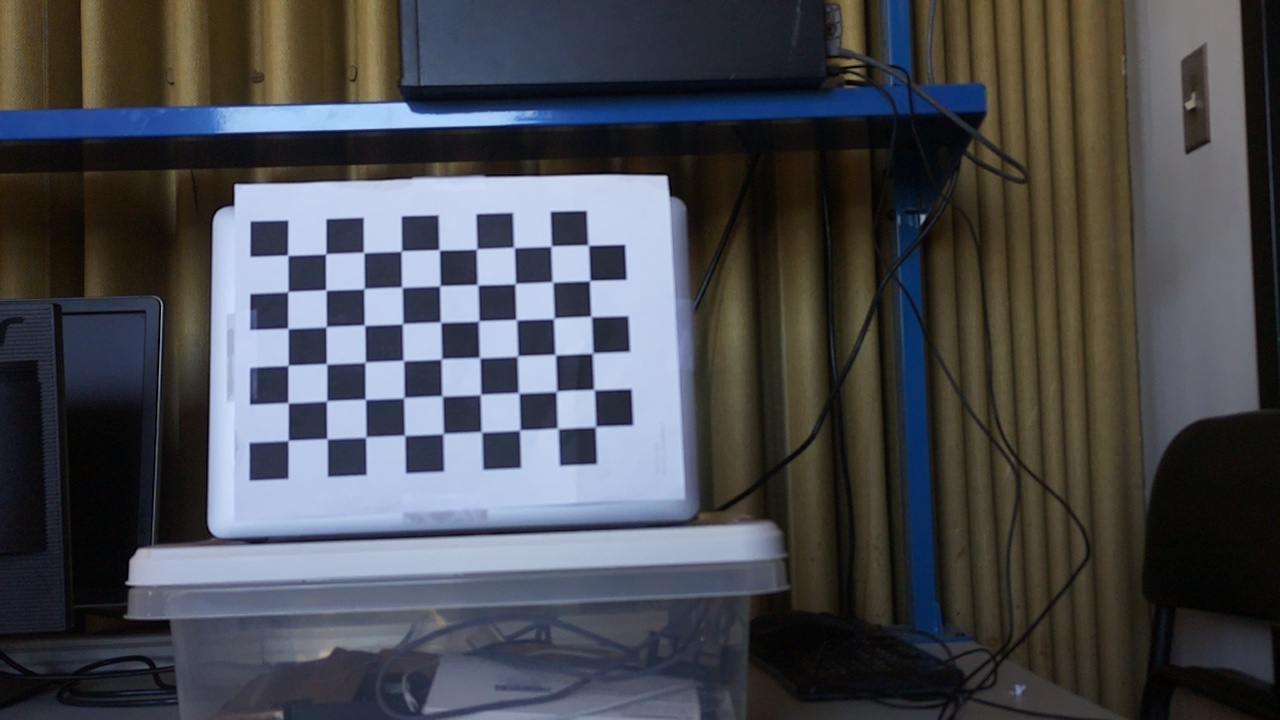
#> input picture 0.jpg, 1280 x 720 px, given in place of the camera
$ python Triangulation.py   (older library calls are emulated)
#> lines starting #> are read from the running program, lines starting #| are printed output that depends on the picture; after the words box and inside, x2 and y2 are one past the last pixel; in counts of white or black regions, pixels touching at a corner belong together
import cv2
import numpy as np

# Set the size of the pattern
width = 640
height = 480

# Create the pattern by alternating between black and white stripes
num_stripes = 16
stripe_width = int(width / num_stripes)
pattern = np.zeros((height, width), dtype=np.uint8)
for i in range(num_stripes):
    if i % 2 == 0:
        pattern[:, i * stripe_width:(i + 1) * stripe_width] = 255

# Display the pattern
cv2.imshow("Pattern", pattern)
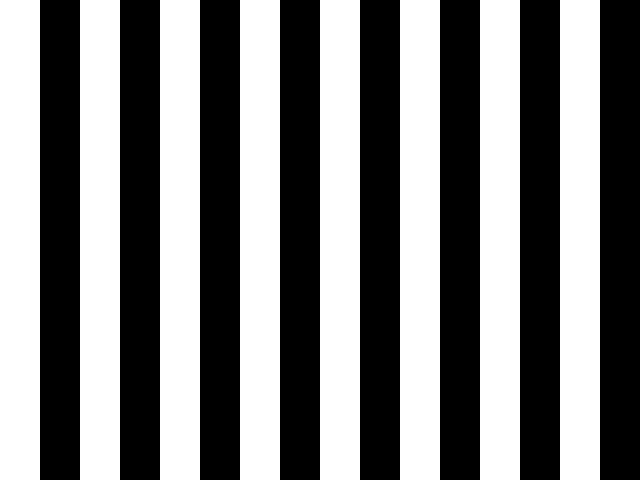
#> window 'Pattern': shape (480, 640); 50% white; 8 white regions, largest, box (x1, y1, x2, y2) and area: (0, 0, 40, 480) 19200, (80, 0, 120, 480) 19200, (160, 0, 200, 480) 19200
cv2.waitKey(0)

# Capture an image of the pattern
capture = cv2.VideoCapture(0)
ret, image = capture.read()
#> image is the input picture: shape (720, 1280, 3); mean B, G, R 79.5, 74, 72.1
capture.release()

# Convert the image to grayscale
gray = cv2.cvtColor(image, cv2.COLOR_BGR2GRAY)
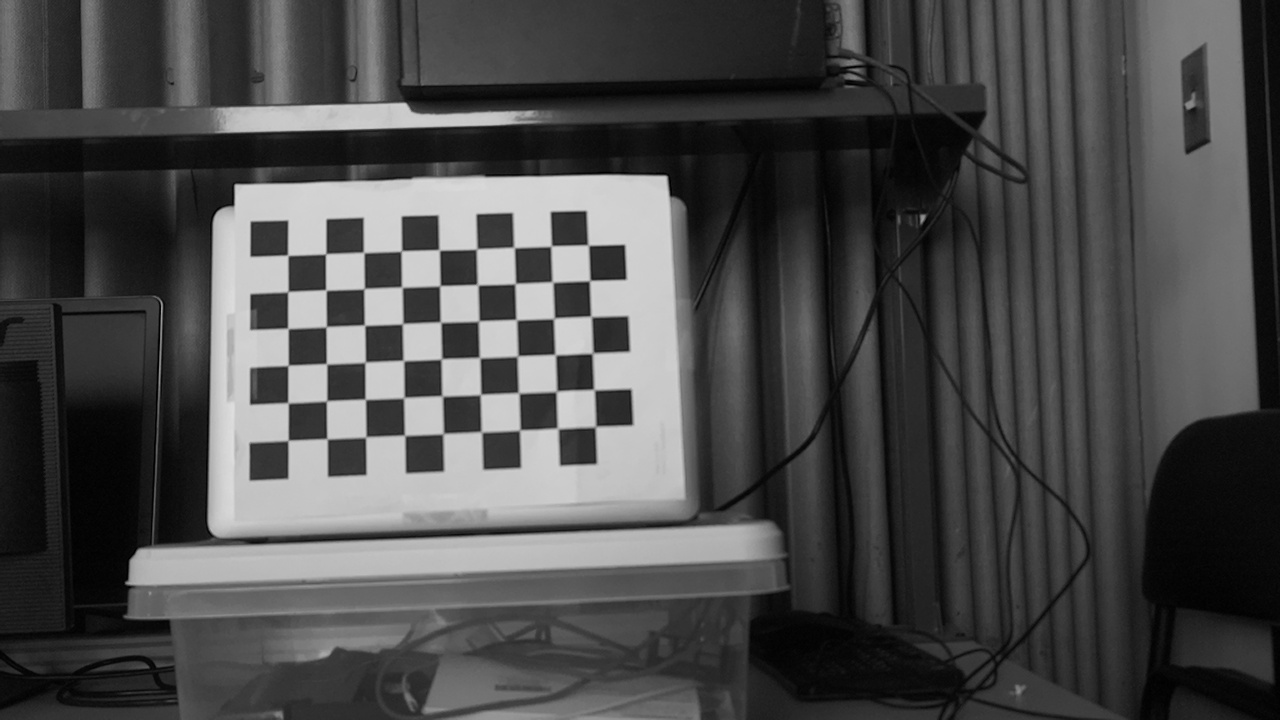
#> gray: shape (720, 1280); min 0, max 222, mean 74

# Compute the binary code based on the pattern
binary = np.zeros((height, width), dtype=np.uint8)
for i in range(num_stripes):
    stripe = gray[:, i * stripe_width:(i + 1) * stripe_width]
    mask = cv2.threshold(stripe, 127, 255, cv2.THRESH_BINARY)[1]
#> (the run stopped early here; a loop or call above may not have finished)
